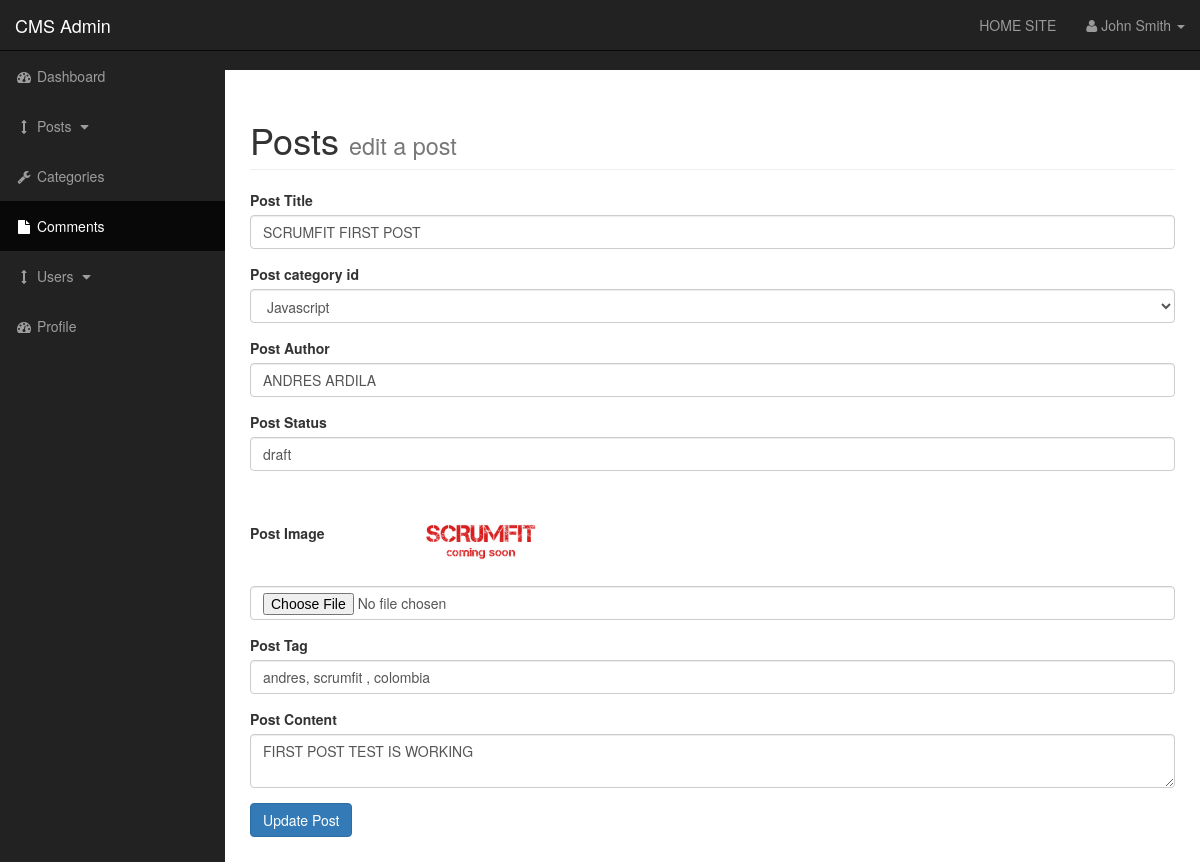
/admin/posts.php?source=edit_post&post_id=1, run on an earlier commit of the app's database.
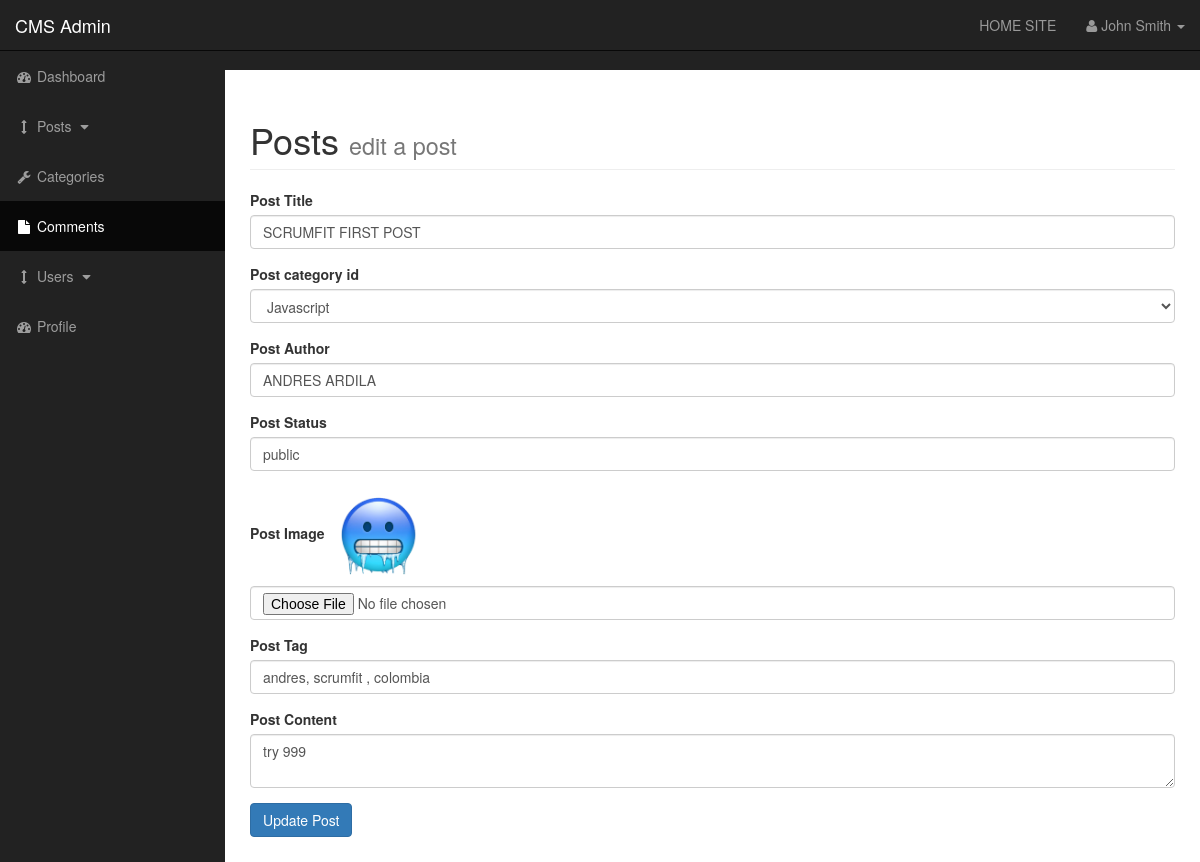
And on a later commit of the database.
### tables this page shows
CREATE TABLE `posts` (
  `post_id` int(3) NOT NULL,
  `post_category_id` int(3) NOT NULL,
  `post_title` varchar(255) NOT NULL,
  `post_author` varchar(255) NOT NULL,
  `post_date` date NOT NULL,
  `post_image` text NOT NULL,
  `post_content` text NOT NULL,
  `post_tags` varchar(255) NOT NULL,
  `post_comment_count` int(11) NOT NULL,
  `post_status` varchar(255) NOT NULL DEFAULT 'draft'
);

### admin/includes/edit_post.inc.php (the view, shortened to what this page needs)
<?php
  if (isset($_GET['post_id'])) {
      $id=$_GET['post_id'];
      $sql = "SELECT * FROM posts WHERE post_id = $id";
      $result = mysqli_query($connection, $sql);
      if (!$result) {
          die("query failed" . mysqli_error($connection));
      } else {
          while ($row = mysqli_fetch_assoc($result)) {
              $title = $row['post_title'];
              $author = $row['post_author'];
              $status = $row['post_status'];
              $image = $row['post_image'];
              $tag = $row['post_tags'];
              $content = trim($row['post_content']);
          }
      }
  }
 ?>
<form class=""  action="" method="post" enctype="multipart/form-data">
  <div class="form-group">
    <label for="">Post Title</label>
    <input type="text" name="post_title" value="<?php echo $title; ?>" class="form-control">
  </div>
  <div class="form-group">
    <label for="">Post category id</label>
    <select class="form-control" name="categories">
      <?php
        $sql = "SELECT * FROM categories";
        $result = mysqli_query($connection, $sql);
        if (!$result) {
            die("QUERY FAILED". mysqli_error($connection));
        } else {
            while ($row = mysqli_fetch_assoc($result)) {
                $cat = $row['cat_title'];
                $cat_id = $row['cat_id'];
                echo "<option value='$cat_id'>{$cat}</option>";
            }
        }
      ?>
    </select>
  </div>
  <div class="form-group">
    <label for="">Post Author</label>
    <input type="text" name="post_author" value="<?php echo $author; ?>" class="form-control">
  </div>
  <div class="form-group">
    <label for="">Post Status</label>
    <input type="text" name="post_status" value="<?php echo $status; ?>" class="form-control">
  </div>
  <div class="form-group">
    <label for="">Post Image</label>
    <img height="100" src="../<?php echo $image ?>" alt="">
    <input type="file" name="image"  class="form-control">
  </div>
  <div class="form-group">
    <label for="">Post Tag</label>
    <input type="text" name="post_tags" value="<?php echo $tag; ?>" class="form-control">
  </div>
  <div class="form-group">
    <label for="">Post Content</label>
    <textarea type="text" name="post_content" class="form-control"><?php echo $content;?></textarea>
  </div>
  <div class="form-group">
    <input type="submit" name="update_post" value="Update Post" class="btn btn-primary">
  </div>
</form>

What changed in the data, as far as the page shows it:
changed posts "SCRUMFIT FIRST POST": post_status "draft" → "public"; post_image: a different picture; post_content "FIRST POST TEST IS WORKING" → "try 999"
